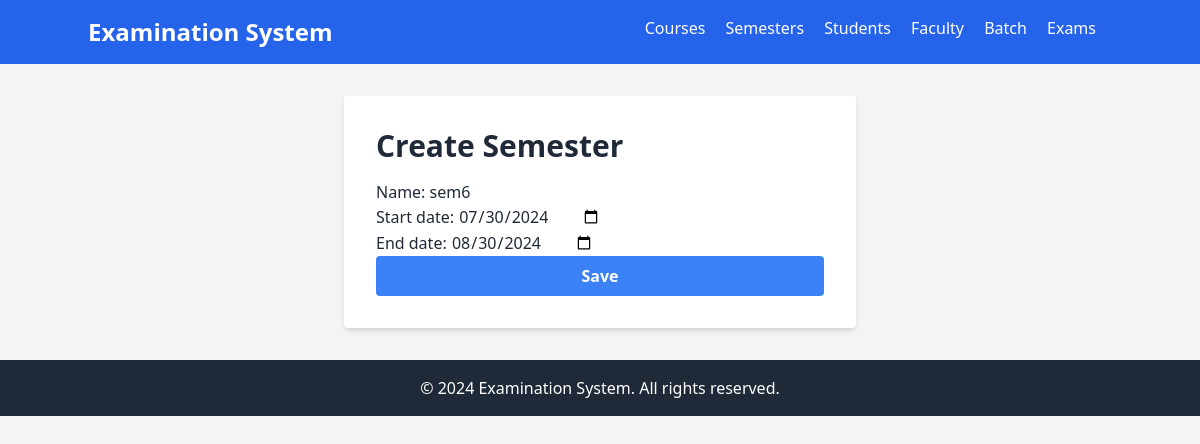
The app's page /semester/1/update/ with its own data.
### exam/models.py (models this page shows, shortened)
class Semester(models.Model):
    name = models.CharField(max_length=100)
    start_date = models.DateField()
    end_date = models.DateField()

### exam/views.py (the view)
# urls.py: path('semester/<int:pk>/update/', views.update_semester, name='update_semester'),
def update_semester(request, pk):
    semester = get_object_or_404(Semester, pk=pk)  # Use the correct model reference
    if request.method == 'POST':
        form = SemesterForm(request.POST, instance=semester)
        if form.is_valid():
            form.save()
            return redirect('semester_detail', pk=semester.pk)
    else:
        form = SemesterForm(instance=semester)
    return render(request, 'semester/create_semester.html', {'form': form})

### exam/forms.py
class SemesterForm(forms.ModelForm):
    class Meta:
        model = Semester
        fields = ['name', 'start_date', 'end_date']
        widgets = {
            'name': forms.TextInput(attrs={
                'placeholder': 'Enter semester name',
                'class': 'form-input rounded-md'
            }),
            'start_date': forms.DateInput(attrs={
                'type': 'date',
                'placeholder': 'Start Date',  # More intuitive placeholder
                'class': 'form-input rounded-md',
                'onfocus': "(this.type='date')",  # Ensures the date picker pops up
                'onblur': "if(this.value==''){this.type='text'}"  # Reverts to text when empty to show placeholder
            }),
            'end_date': forms.DateInput(attrs={
                'type': 'date',
                'placeholder': 'End Date',  # More intuitive placeholder
                'class': 'form-input rounded-md',
                'onfocus': "(this.type='date')",
                'onblur': "if(this.value==''){this.type='text'}"
            }),
        }

### exam/templates/semester/create_semester.html (shortened to what this page needs)
{% extends "layout.html" %}
{% block content %}
<main class="bg-white p-8 rounded shadow-md w-full max-w-lg mx-auto">
        <h1 class="text-3xl font-bold mb-4">Create Semester</h1>
        <form method="post">
            {{ form.as_p }}
            <button type="submit" class="w-full bg-blue-500 hover:bg-blue-700 text-white font-bold py-2 px-4 rounded focus:outline-none focus:shadow-outline">
                Save
            </button>
        </form>
    </main>
{% endblock  %}

### records on screen
Semester: name "sem6", start_date "07/30/2024", end_date "08/30/2024"
